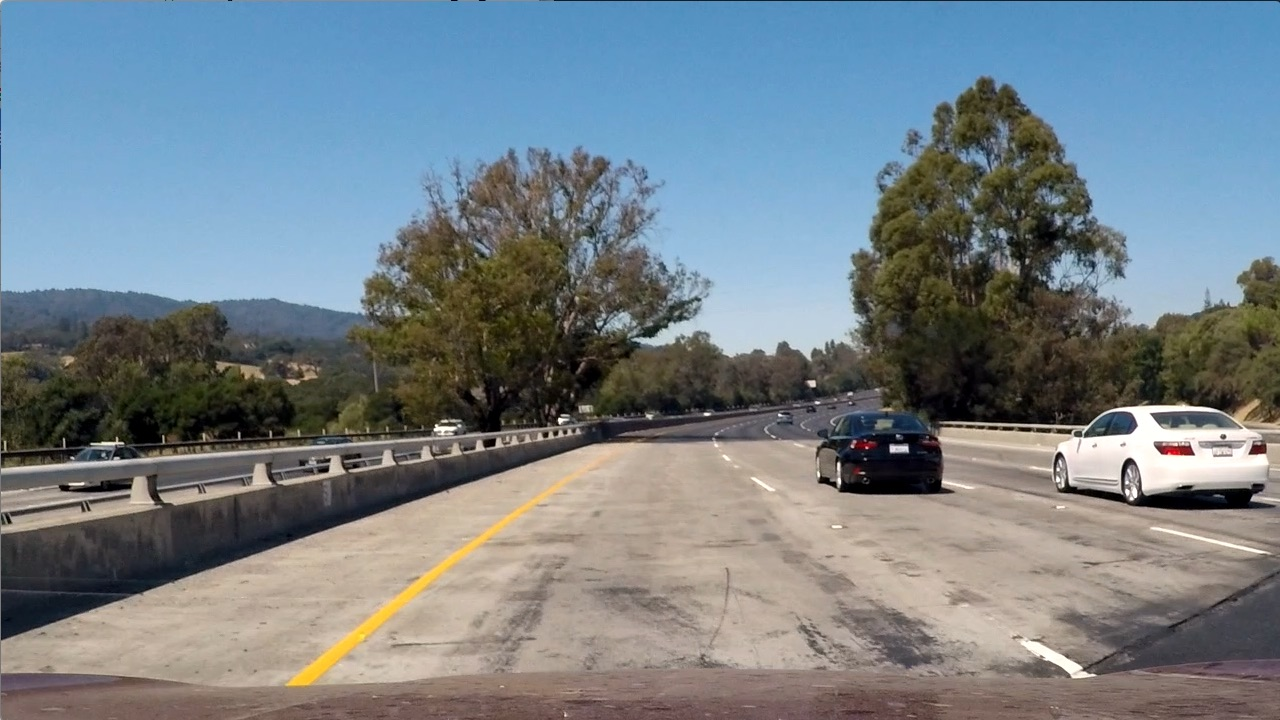
//> input picture experiments/filters/test1.jpg, 1280 x 720 px
$ ./filters_test ../filters/test1.jpg   (built with g++ and OpenCV 4)
//> lines starting //> are read from the running program, lines starting //| are printed output that depends on the picture
### experiments/filter/filters.cpp
#include <stdio.h>
#include <iostream>
#include <fstream>
#include <opencv2/opencv.hpp>
#include <vector>
#include <iterator>

using namespace std;
using namespace cv;

int DEFAULT_PYR_DEPTH = 3;

Mat sobel_func(cv::Mat img) {

	Mat frame, frame_gray;
	Mat ret;

	int scale = 1;
	int delta = 0;
	int ddepth = CV_16S;

	frame = img.clone();

	if(frame.empty()){

		throw std::invalid_argument( "Frame is empty" );
		//return -1;
	}

	//GaussianBlur( frame, frame, Size(3,3), 0, 0, BORDER_DEFAULT );	// Removes noise with Gaussian blur
	GaussianBlur( frame, frame, Size(7,7), 2, 2, BORDER_DEFAULT );

	cvtColor( frame, frame_gray, COLOR_BGR2GRAY );	// Converts to grayscale

	Mat grad_x, grad_y;
	Mat abs_grad_x, abs_grad_y;

	Sobel( frame_gray, grad_x, ddepth, 1, 0, 3, scale, delta, BORDER_DEFAULT );	// Calculates Sobel derivatives
	Sobel( frame_gray, grad_y, ddepth, 0, 1, 3, scale, delta, BORDER_DEFAULT );	//

	convertScaleAbs( grad_x, abs_grad_x );	// Converts to absolute values
	convertScaleAbs( grad_y, abs_grad_y );	//

	addWeighted( abs_grad_x, 0.5, abs_grad_y, 0.5, 0, ret );	// Sums the derivatives

	return ret;
}
	//Scharr( frame_gray, grad_x, ddepth, 1, 0, scale, delta, BORDER_DEFAULT );	// Mulig en raskere sobel
	//Scharr( frame_gray, grad_y, ddepth, 0, 1, scale, delta, BORDER_DEFAULT );	//


// Returns a gaussian pyramid for a given frame.
// [43 lines left out: functions gaussian_pyramid, laplacian_pyramid, not called in this run]

### experiments/filter/filters_test.cpp
#include <stdio.h>
#include <iostream>
#include <fstream>
#include <vector>
#include <opencv2/opencv.hpp>


#include "filters.cpp"
//#include <cv_bridge>

using namespace std;
using namespace cv;

void test_sobel(cv::Mat frame){

	cv::Mat sob_frame;

	sob_frame = sobel_func(frame);

	imshow("Sobel", sob_frame);

	while(waitKey() != 32)
		{continue;}

}

// [25 lines left out: functions test_gaussian_pyramid, test_laplacian_pyramid, not called in this run]

void test_canny(cv::Mat frame) {

	cv::Mat cannied;
	cv::Mat src;

	src = frame.clone();

	GaussianBlur( src, src, Size(7,7), 2, 2, BORDER_DEFAULT );


	Canny(src, cannied, 80,100);

	namedWindow("Canny");

	imshow("Canny", cannied);

	while(waitKey() != 32)
		{continue;}
}

int main(int argc, char* argv[]) {

	cv::Mat frame;


	frame = imread( argv[1], IMREAD_COLOR ); // Read image
//> frame is the input picture: 720 rows x 1280 cols, CV_8UC3; mean B, G, R 135.5, 128.7, 117.5

	printf("[x, y] = [%d, %d] \n", frame.rows, frame.cols);
//| [x, y] = [720, 1280]
	imshow("Frame", frame);


	printf("(ASDASD)\n");
	test_canny(frame);
//> in test_canny, `Canny(src, cannied, 80,100);`:
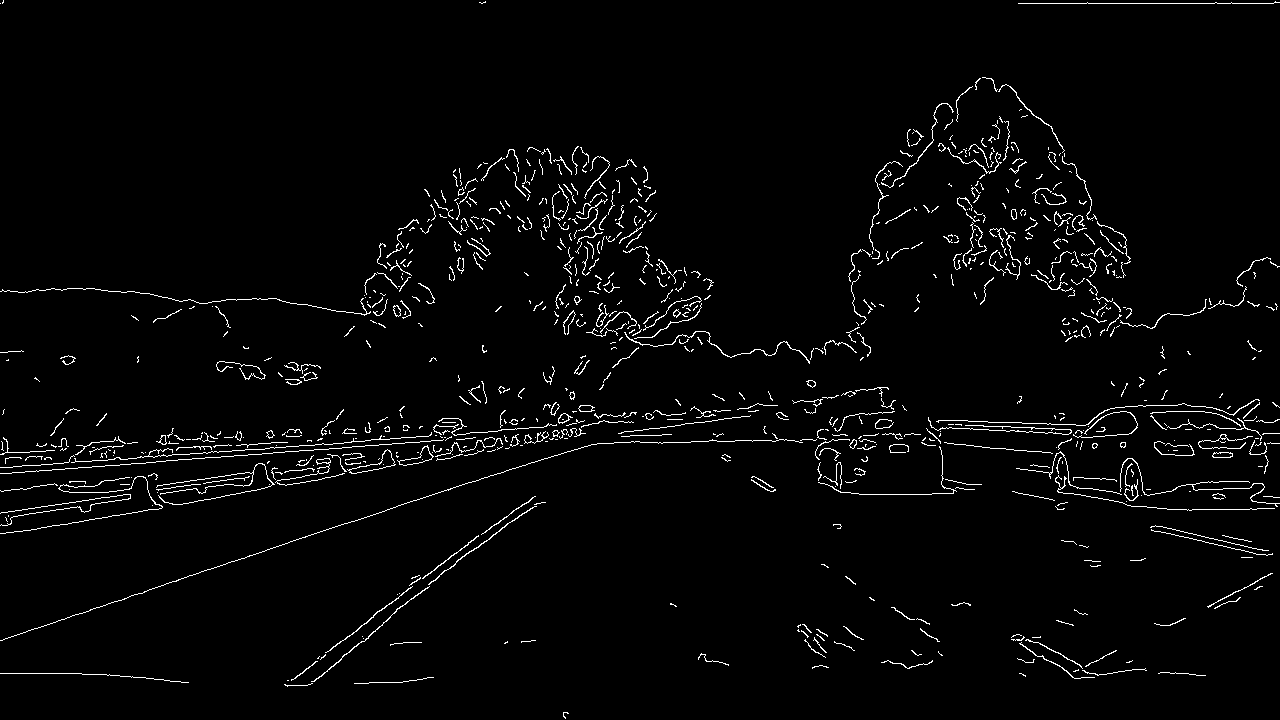
//> cannied: 720 rows x 1280 cols, CV_8UC1; 2.5% white in thin lines or dots
//> the Esc key is pressed
//> the Enter key is pressed

	printf("(ASDASD)\n");
	test_sobel(frame);
//> in sobel_func, `cvtColor( frame, frame_gray, COLOR_BGR2GRAY );`:
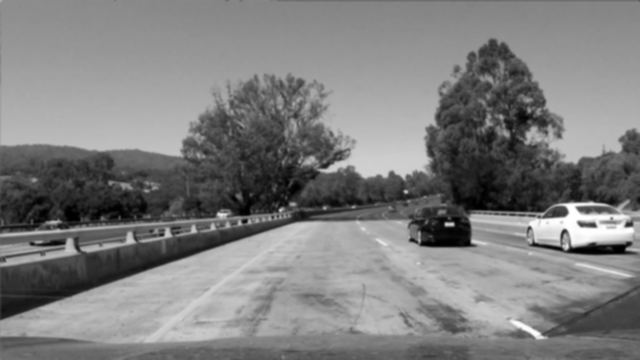
//> frame_gray: 720 rows x 1280 cols, CV_8UC1 (shown at 1/2 size); min 0, max 255, mean 126.1
//> in sobel_func, `Sobel( frame_gray, grad_y, ddepth, 0, 1, 3, scale, delta, BORDER_DEFAU..`:
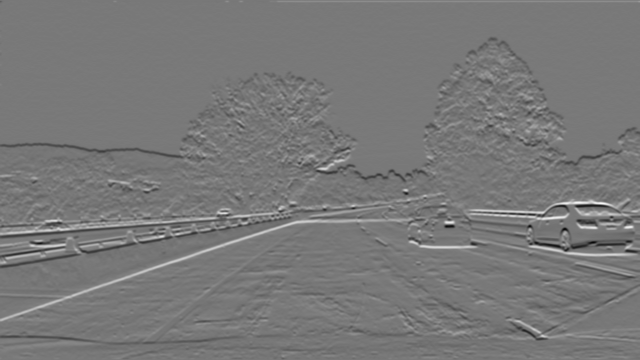
//> grad_y: 720 rows x 1280 cols, CV_16SC1 (shown at 1/2 size); min -329, max 366, mean -0.3; drawn with min black and max white
//> in sobel_func, `addWeighted( abs_grad_x, 0.5, abs_grad_y, 0.5, 0, ret );`:
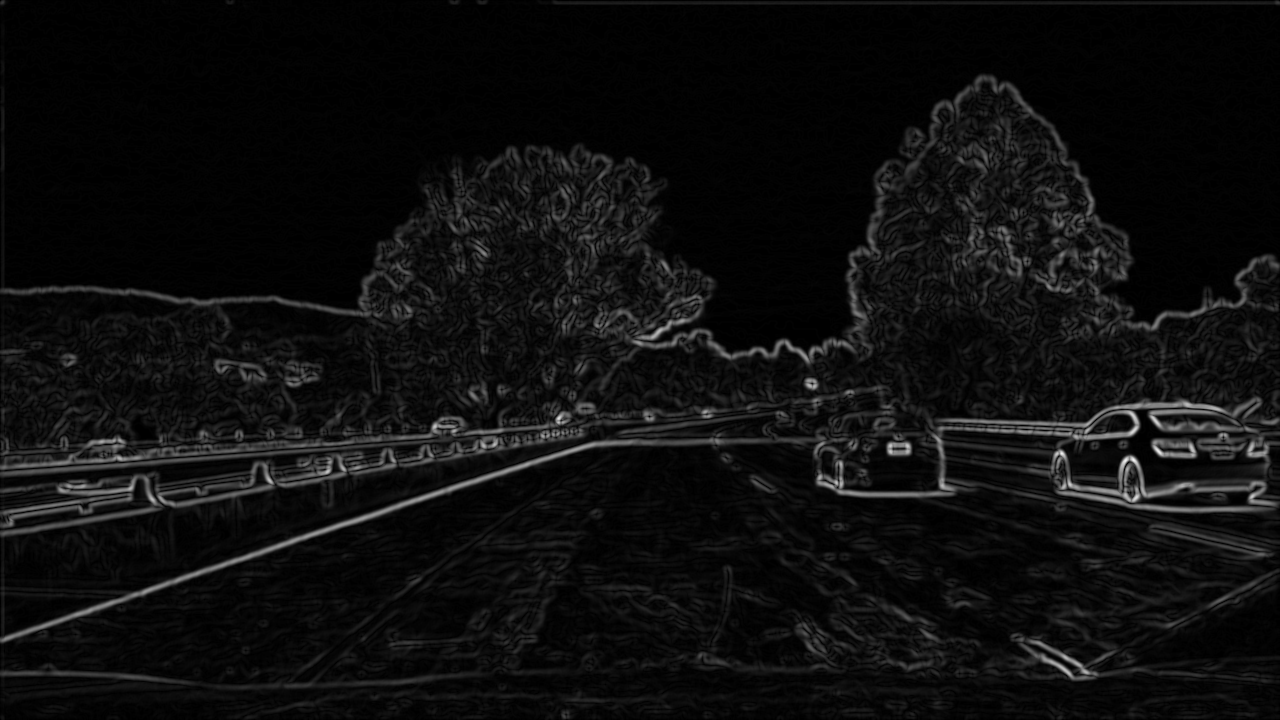
//> ret: 720 rows x 1280 cols, CV_8UC1; min 0, max 243, mean 14
//> the Esc key is pressed
//> the Enter key is pressed

//	test_gaussian_pyramid(frame);

//	test_laplacian_pyramid(frame);


	return 0;
}

$ run again, on experiments/filters/test3.jpg
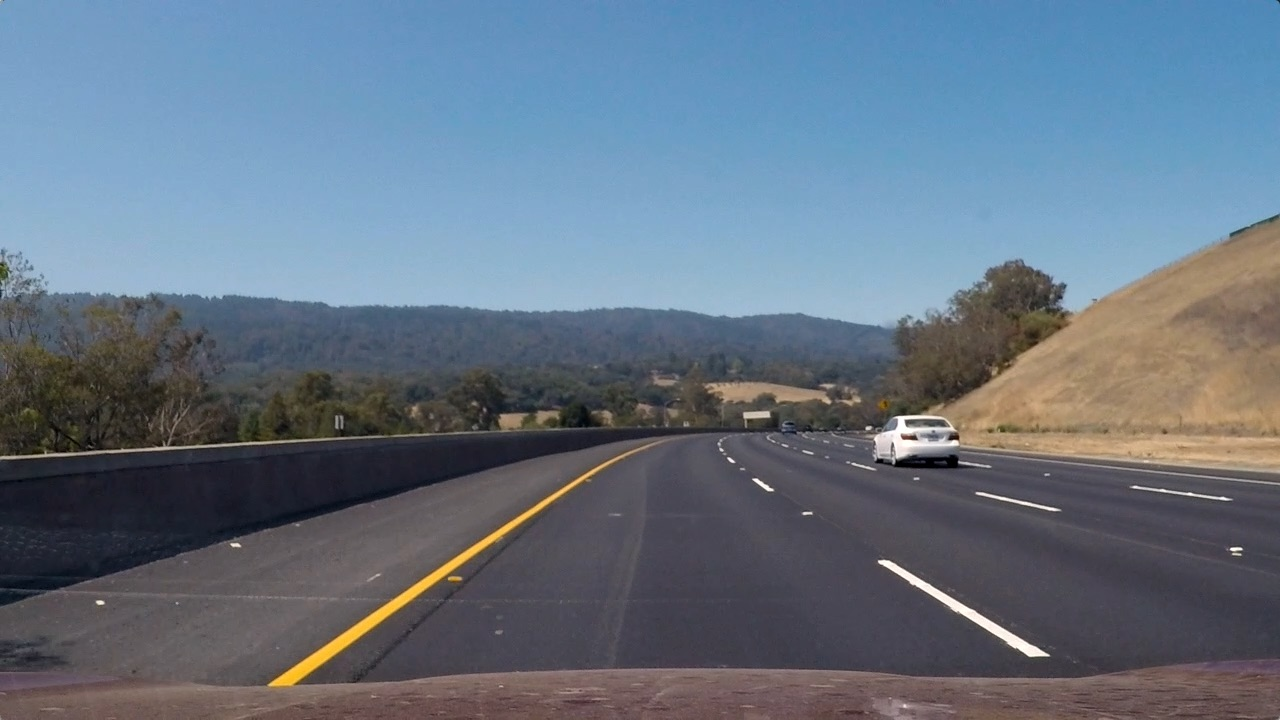
//> input picture experiments/filters/test3.jpg, 1280 x 720 px
//> frame is the input picture: 720 rows x 1280 cols, CV_8UC3; mean B, G, R 130.7, 115.3, 101.1
//| [x, y] = [720, 1280]
//> in test_canny, `Canny(src, cannied, 80,100);`:
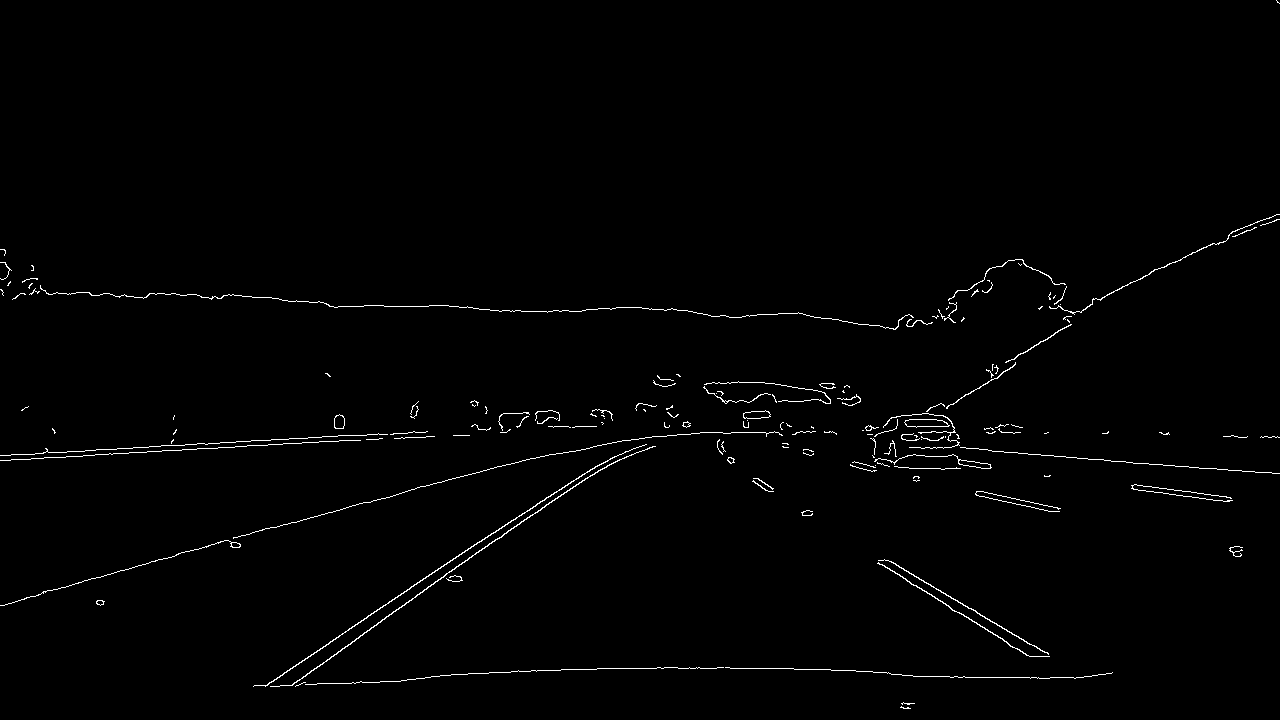
//> cannied: 720 rows x 1280 cols, CV_8UC1; 1% white in thin lines or dots
//> in sobel_func, `addWeighted( abs_grad_x, 0.5, abs_grad_y, 0.5, 0, ret );`:
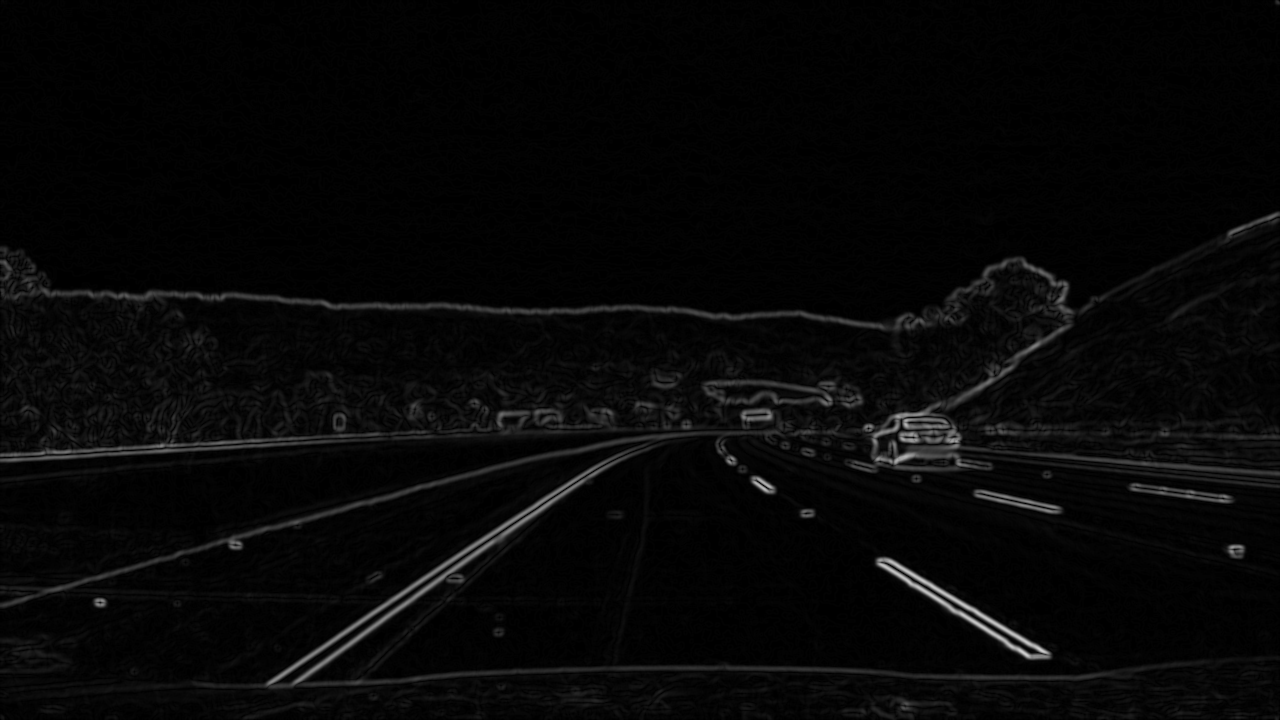
//> ret: 720 rows x 1280 cols, CV_8UC1; min 0, max 206, mean 7

$ run again, on experiments/filters/test4.jpg
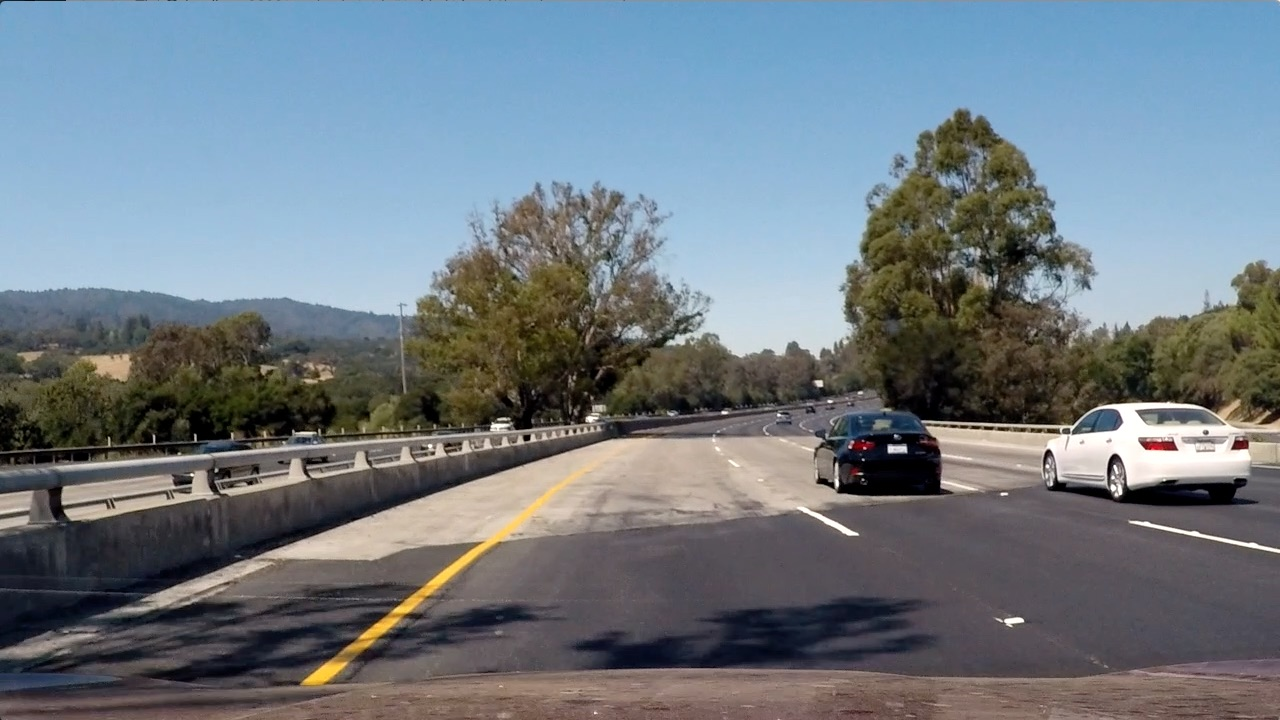
//> input picture experiments/filters/test4.jpg, 1280 x 720 px
//> frame is the input picture: 720 rows x 1280 cols, CV_8UC3; mean B, G, R 130.9, 122.7, 112.2
//| [x, y] = [720, 1280]
//> in test_canny, `Canny(src, cannied, 80,100);`:
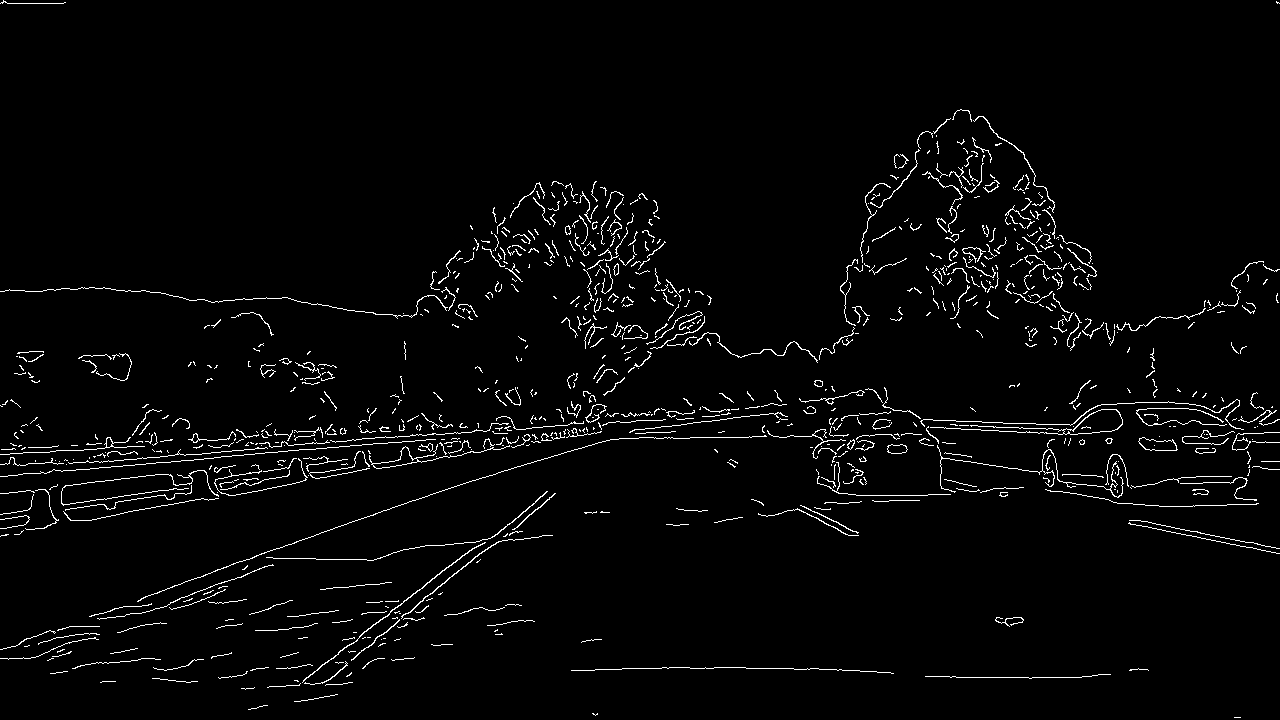
//> cannied: 720 rows x 1280 cols, CV_8UC1; 2.7% white in thin lines or dots
//> in sobel_func, `addWeighted( abs_grad_x, 0.5, abs_grad_y, 0.5, 0, ret );`:
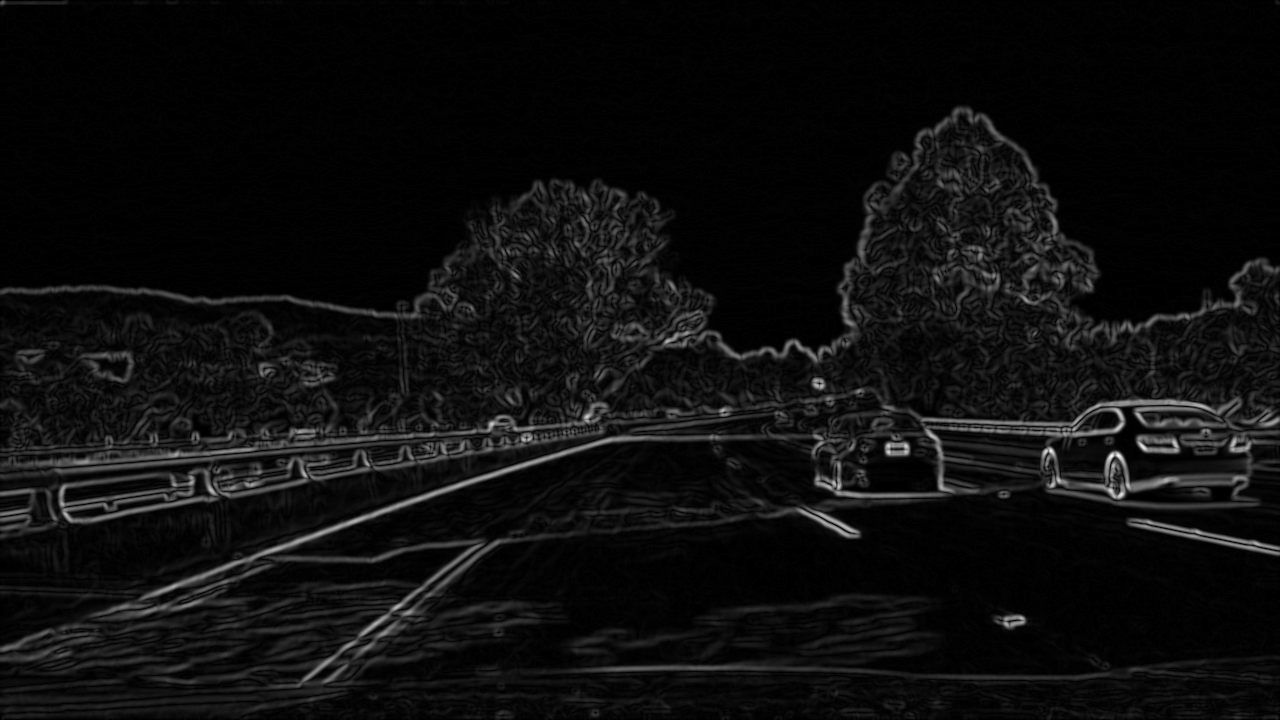
//> ret: 720 rows x 1280 cols, CV_8UC1; min 0, max 251, mean 14.1
